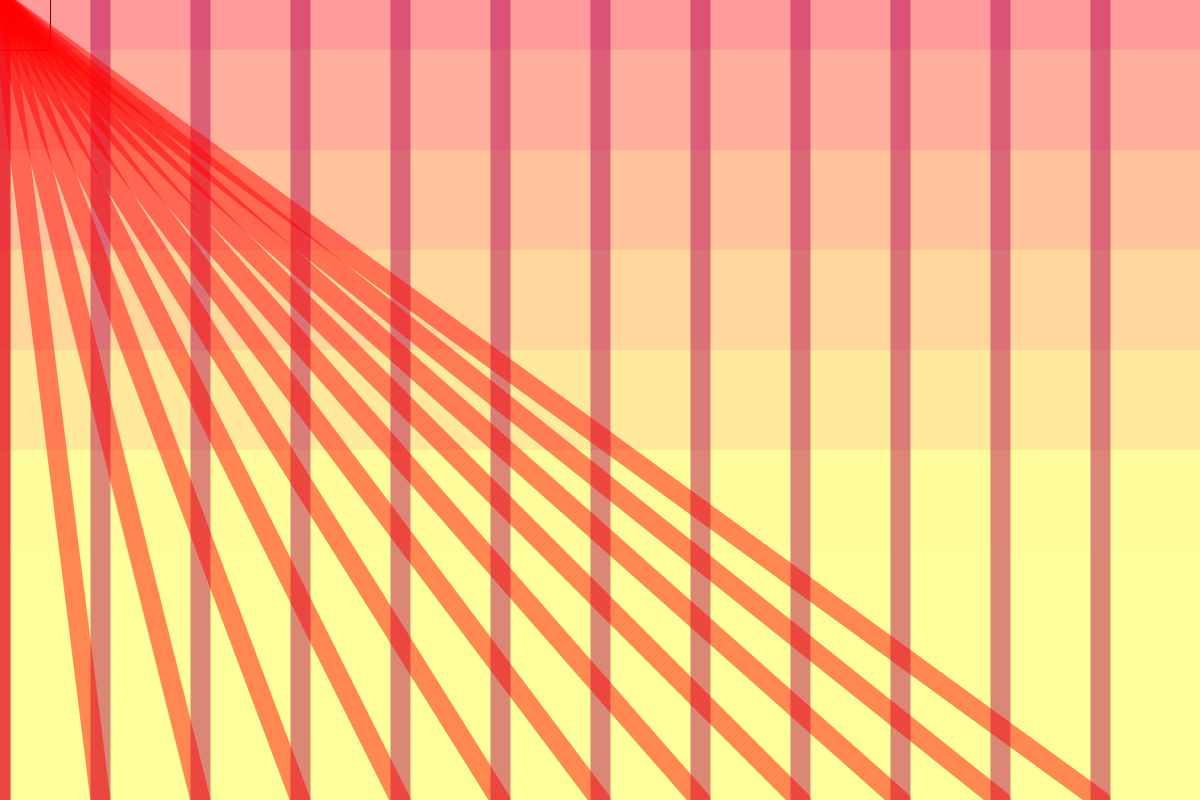
Frame 1 (no input)
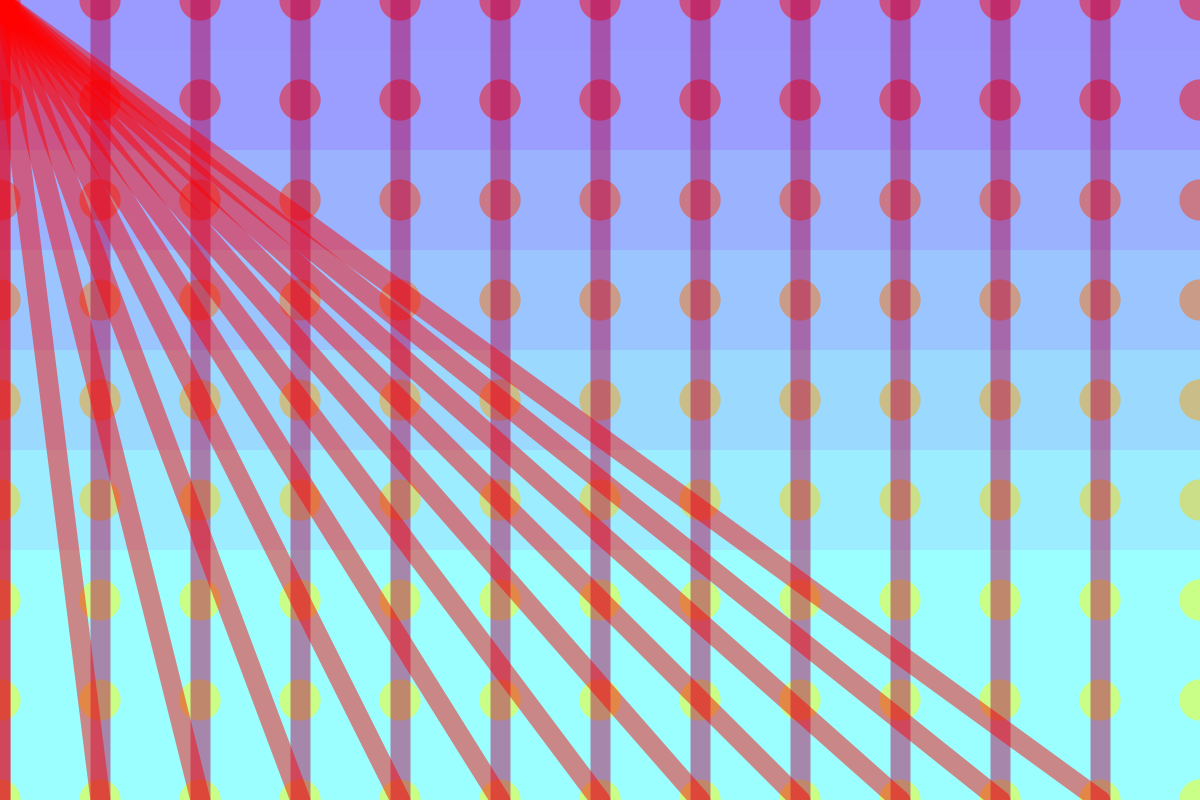
Frame 60 (the mouse pressed at the canvas centre just before this capture)
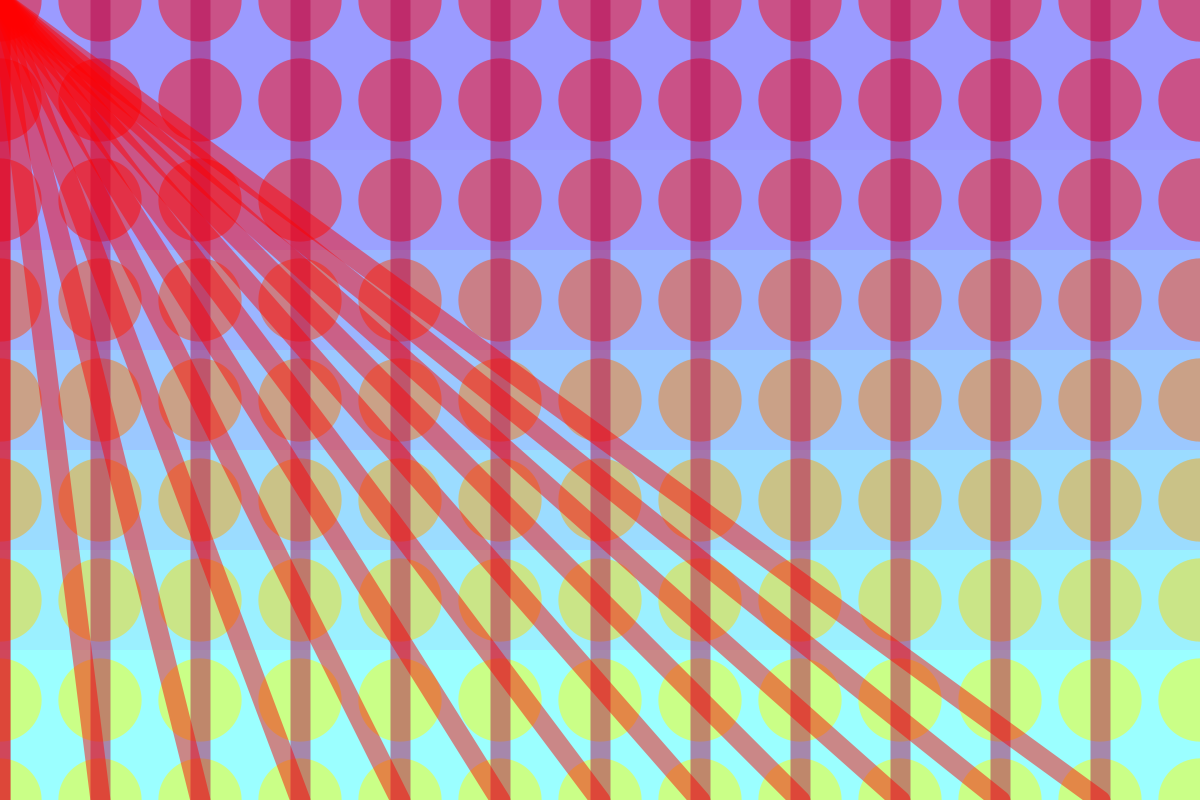
Frame 120 (the mouse held since frame 60 and released just before this capture)

The Processing sketch that drew these frames (run headless with seeded random() and noise(); from frame 60 on, the mouse is pressed at the canvas centre):

// Processing sketch: nestedForLoop_animated_
// ── nestedForLoop_animated_.pde
float sh;
float sl = 0.7;

void setup()
{
  size(1200, 800);
}

void draw()
{ 
  background(255);
  rectMode( CENTER );
  animateGrid(100);
}

void animateGrid(int w)
{
  // x location (columns)
  for (int x = 0; x <= width; x += w)
  {
    // y location (rows)
    for ( int y = 0; y<=height; y +=w)
    {
      fill(255-sh*10, y/2-sh, sh*10, 100);
      rect(x, y, w, w);
      noStroke();
      fill(sh*10, y/2-sh, 255-sh*10, 120);
      ellipse(x, y, sh, sh);
    } // end column
  }//end row
  for (int i = 0; i < width; i +=100 ) 
  {
    strokeWeight(20);
    for (int j = 0; j < width; j++)
    {
      stroke(j%255, 0, 255-j%255, 120);
    }
      line(i, 0, i, height);
    for (int j = 0; j < 255; j++)
    {    
      stroke(j, 0, 0, 120);
    }
      line(0, 0, i, height);
  }
  noStroke();
  sh+=sl;
  if (sh>w || sh < 0) sl = sl*-1;
}
